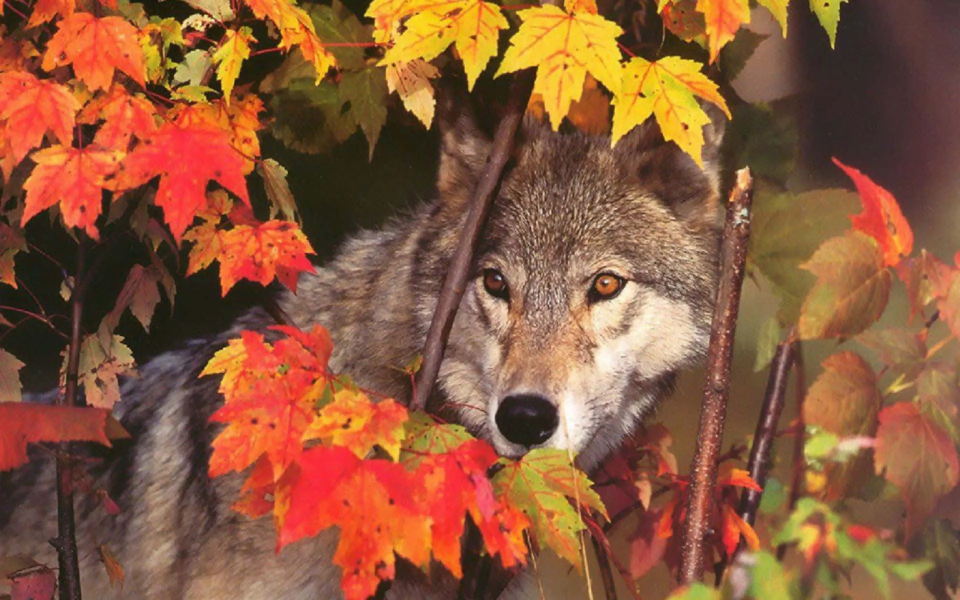
#> input picture backend/classical_method/test_images/wolf.webp, 1920 x 1200 px (shown at 1/2 size)
$ python quanting.py
#> lines starting #> are read from the running program, lines starting #| are printed output that depends on the picture; long printed decimals are rounded
### backend/classical_method/preprocessing.py
'''
Цель данного этапа подготовить изображение к алгоритмам квантования и сегментации
Сопровождать код буду не комментариями, а выводом в консоль (мне кажется так удобнее)
'''
import numpy as np
from PIL import Image, ImageFilter
from utils.show_image import show_image


def prepare_img(img_path, target_max_side=1000):
#> called with img_path = 'test_images/wolf.webp', target_max_side = 1000
    print('-' * 20)
    print("Модуль prepare_img")
    print('-' * 20)
    print("Шаг 1. Загрузка изображения", img_path)
    img = Image.open(img_path).convert("RGB")
#> img is the input picture: PIL image 1920x1200 RGB; mean R, G, B 141, 89.1, 59.4

    # show_image(img, "Исходное изображение")

    w, h = img.size
    print("    Ширина и высота изображения:", w, h)
#|     Ширина и высота изображения: 1920 1200

    print("Шаг 2. Будем масштабировать изображение. Длину большей стороны хотим привести к", target_max_side)

    scale = target_max_side / max(w, h)
    print(f"    Изменить масштаб изображения нужно в {scale} раз")
#|     Изменить масштаб изображения нужно в 0.5208 раз

    new_size = (int(w * scale), int(h * scale))
    print("    Новый размер", new_size)
#|     Новый размер (1000, 625)

    img = img.resize(new_size, Image.Resampling.LANCZOS)
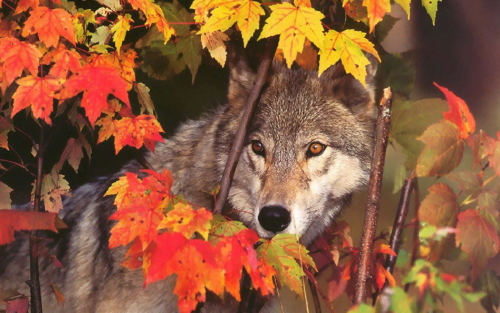
#> img: PIL image 1000x625 RGB (shown at 1/2 size); mean R, G, B 141, 89.1, 59.4
    print("Шаг 3. Мы изменили масштаб изображения. Теперь его нужно сгладить. Можно написать сглаживание самому, "
          "это не так сложно, но мне сейчас явно лень")

    # show_image(img, "Изменённый масштаб")

    """
      Про логику работы медианного фильтра можешь почитать,
      Если кратко, то он скользит по изображению квадратом со стороной size=3 (для нашей задачи 3 - оптимально)
      Смотрит на цвета пикселей (в данном случае 9-ти). Сортирует их по цвету (есть разные способы сортировки)
      Выбирается медианный цвет и средняя точка в квадрате им закрашивается (поэтому параметр - нечётное число)
      """
    img = img.filter(ImageFilter.MedianFilter(size=3))
    # show_image(img, "С размытием")

    print("Шаг 4. Преобразование изображения в numpy список")
    print('-' * 20)

    return np.array(img)

### backend/classical_method/quanting.py
import cv2
import numpy as np

from preprocessing import prepare_img
from utils.show_image import show_image


def quanting(img_np, colours_cnt=12):
#> called with colours_cnt = 12
    print("Модуль quanting")
    print("-"*20)

    print("Точка в RGB:", img_np[0][0])
#| Точка в RGB: [247 136  62]
    img_lab = cv2.cvtColor(img_np, cv2.COLOR_RGB2LAB).astype(np.float32)  # теперь img в цветовом пространстве LAB
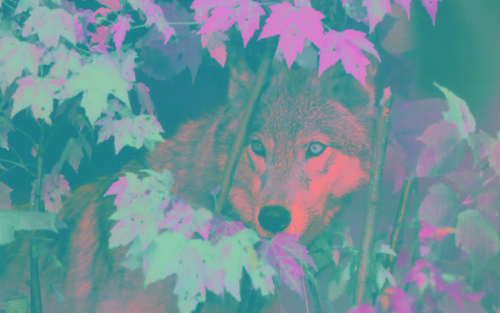
#> img_lab: shape (625, 1000, 3) float32 (shown at 1/2 size); mean of channels 0, 1, 2 109.6, 145.5, 153.5; drawn as R, G, B
    print("Точка в CIELAB:", img_lab[0][0])
#| Точка в CIELAB: [173. 165. 184.]

    # cv2 преобразовала в формат lab не очень корректно, нужно отмасштабировать L
    L = img_lab[:,:,0] * (100/255.0)
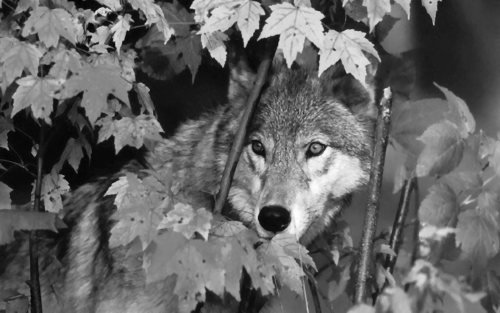
#> L: shape (625, 1000) float32 (shown at 1/2 size); min 7.06, max 98.82, mean 43; drawn with min black and max white
    a = img_lab[:,:,1]
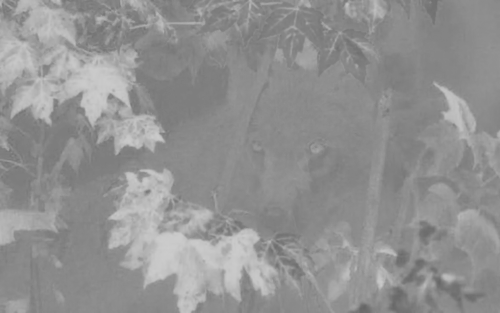
#> a: shape (625, 1000) float32 (shown at 1/2 size); min 101, max 205, mean 145.5
    b = img_lab[:,:,2]
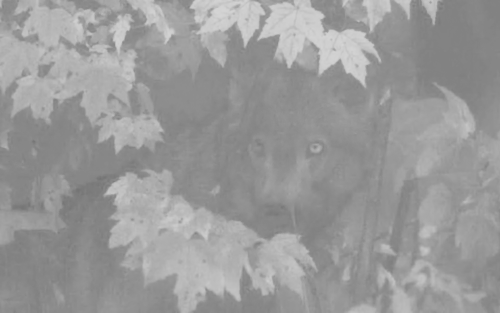
#> b: shape (625, 1000) float32 (shown at 1/2 size); min 115, max 214, mean 153.5

    lab_true = np.stack([L, a, b], axis=2)  # lab, в котором всё супер
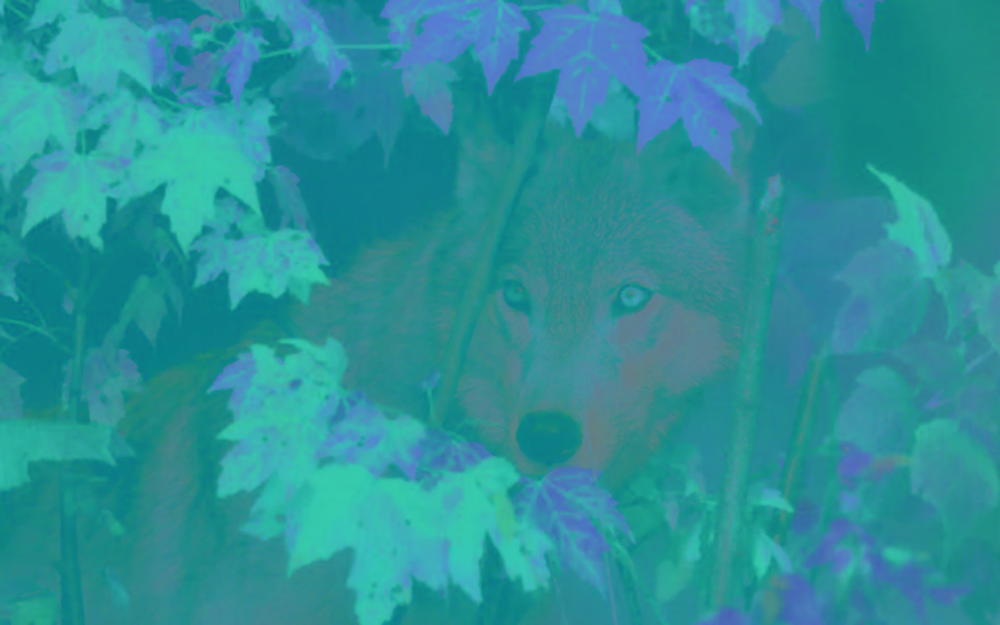
#> lab_true: shape (625, 1000, 3) float32; mean R, G, B 43, 145.5, 153.5

    # тут превращаю данные в список точек (L, a, b). k-means будет искать Евклидовы расстояния для них
    pixels = lab_true.reshape((-1, 3)).astype("float32")

    # условия остановки k-means - max 40 итераций или изменения центров кластеров меньше 1.0
    criteria = (cv2.TERM_CRITERIA_EPS + cv2.TERM_CRITERIA_MAX_ITER, 40,  1.0)
    attempts = 3  # k-means 3 раза выполнит кластеризацию с разными центрами и выберет лучшую

    # запускаем обучение. flags=cv2.KMEANS_PP_CENTERS - умный разброс начальных точек.
    # Он пытается выбрать далекие друг от друга стартовые центры.
#> (the run stopped early here; a loop or call above may not have finished)

$ run again, with backend/classical_method/test_images/lake.webp copied over backend/classical_method/test_images/wolf.webp
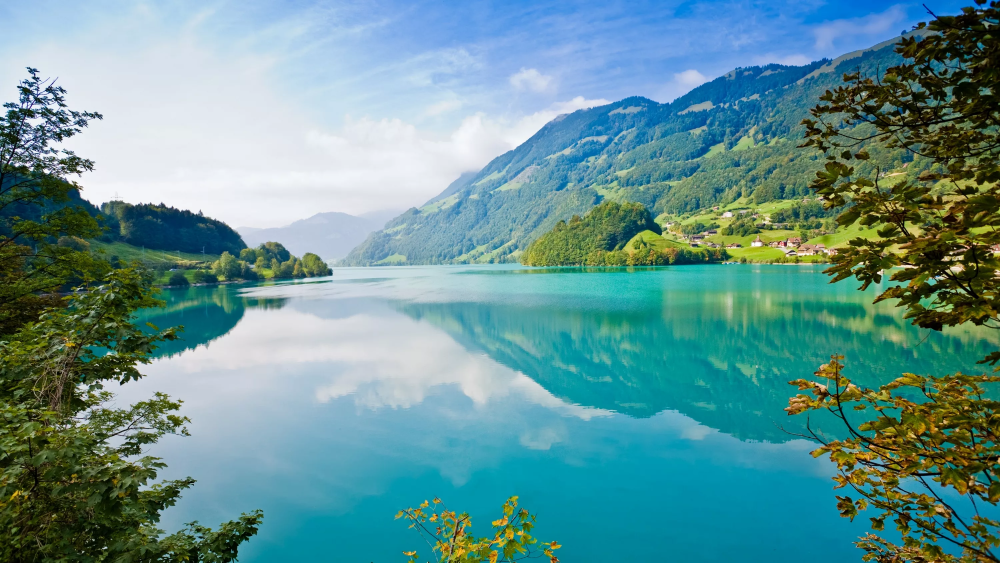
#> input picture backend/classical_method/test_images/lake.webp, 3000 x 1688 px (shown at 1/3 size)
#> in prepare_img, img is the input picture: PIL image 3000x1688 RGB; mean R, G, B 98.5, 146.5, 147.4
#|     Ширина и высота изображения: 3000 1688
#|     Изменить масштаб изображения нужно в 0.3333 раз
#|     Новый размер (1000, 562)
#| Точка в RGB: [150 192 232]
#| Точка в CIELAB: [194. 124. 104.]
#> in quanting, `b = img_lab[:,:,2]`:
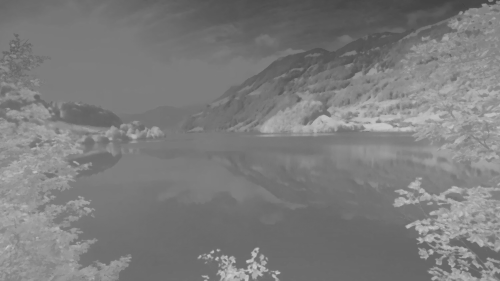
#> b: shape (562, 1000) float32 (shown at 1/2 size); min 63, max 204, mean 124
#> in quanting, `lab_true = np.stack([L, a, b], axis=2)`:
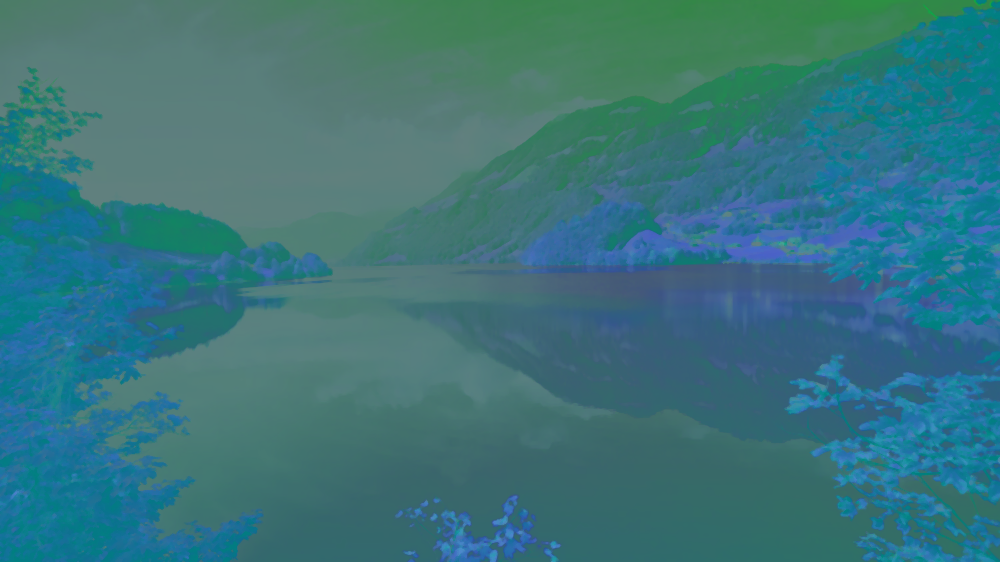
#> lab_true: shape (562, 1000, 3) float32; mean R, G, B 57.5, 116.7, 124
